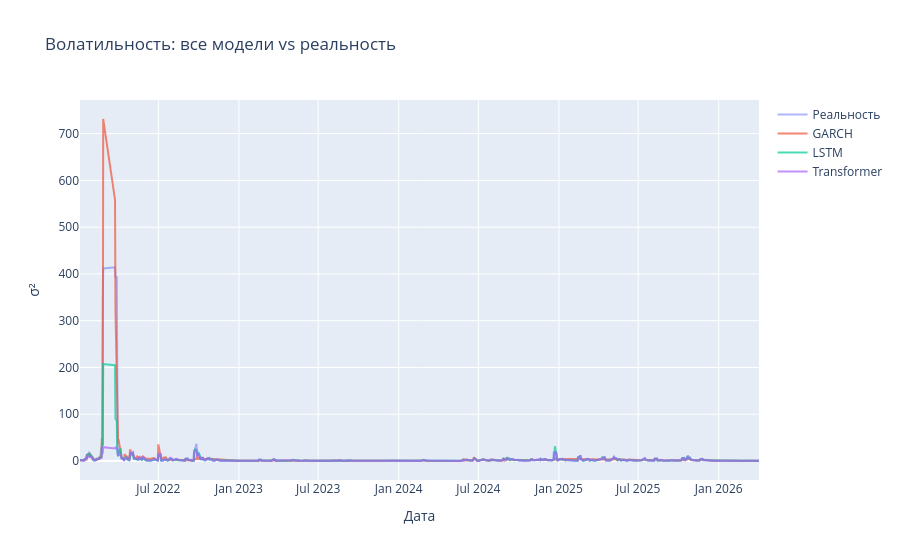

Notebook code cell kept with this figure:
### Code cell
fig = go.Figure()
fig.add_trace(go.Scatter(x=dates_test, y=targets_denorm, name='Реальность', opacity=0.5))
fig.add_trace(go.Scatter(x=dates_test, y=garch_preds_raw, name='GARCH', opacity=0.7))
fig.add_trace(go.Scatter(x=dates_test, y=preds_denorm, name='LSTM', opacity=0.7))
fig.add_trace(go.Scatter(x=dates_test, y=trans_preds_denorm, name='Transformer', opacity=0.7))
fig.update_layout(title='Волатильность: все модели vs реальность',
                  xaxis_title='Дата', yaxis_title='σ²')
fig.show()

fig.write_html(
    "./plots/interactive_plot_GARCH_LSTM_Transformer_TEST_2022_2026.html",
    auto_open=False,
    full_html=True,
    config={
        'scrollZoom': True, 
        'displayModeBar': True, 
        'displaylogo': False, 
        'modeBarButtonsToRemove': ['lasso2d', 'select2d']
    }
)

### Figure 1 — Plotly figure (JSON) as saved in the notebook; plotly's stock layout.template omitted (floating-point values rounded to 4 significant figures; data arrays with more than 128 entries replaced by an {"elided": "..."} marker saying what was removed)
{"data": [{"name": "Реальность", "opacity": 0.5, "type": "scatter", "x": {"elided": "1062 str values"}, "y": {"elided": "1062 float values"}}, {"name": "GARCH", "opacity": 0.7, "type": "scatter", "x": {"elided": "1062 str values"}, "y": {"elided": "1062 float values"}}, {"name": "LSTM", "opacity": 0.7, "type": "scatter", "x": {"elided": "1062 str values"}, "y": {"elided": "1062 float values"}}, {"name": "Transformer", "opacity": 0.7, "type": "scatter", "x": {"elided": "1062 str values"}, "y": {"elided": "1062 float values"}}], "layout": {"title": {"text": "Волатильность: все модели vs реальность"}, "xaxis": {"title": {"text": "Дата"}}, "yaxis": {"title": {"text": "σ²"}}}}
